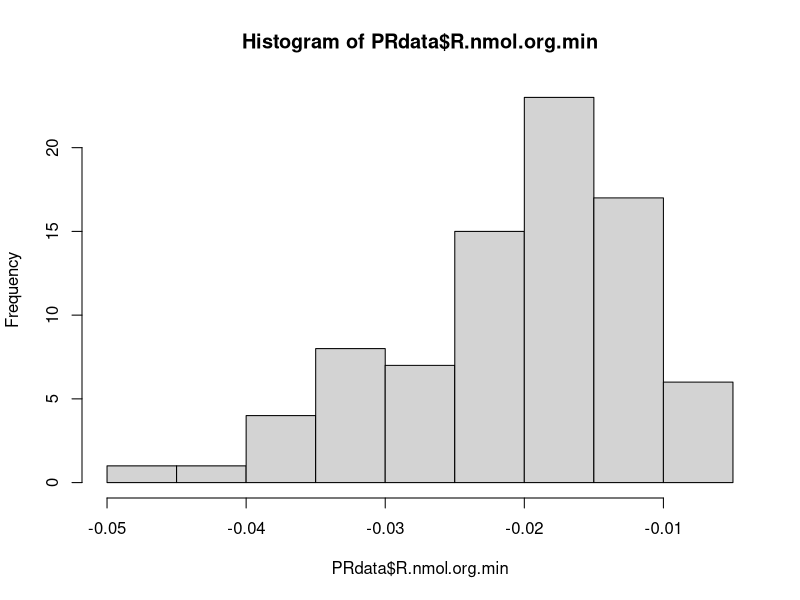
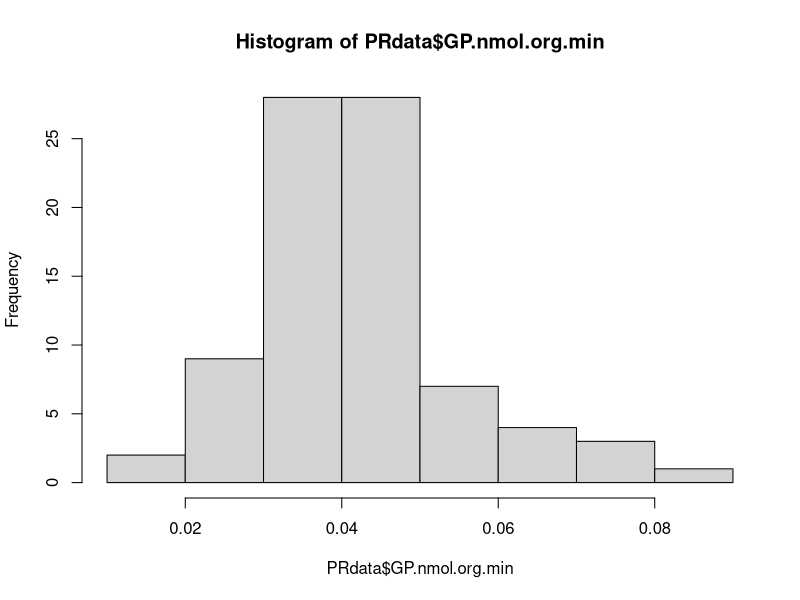
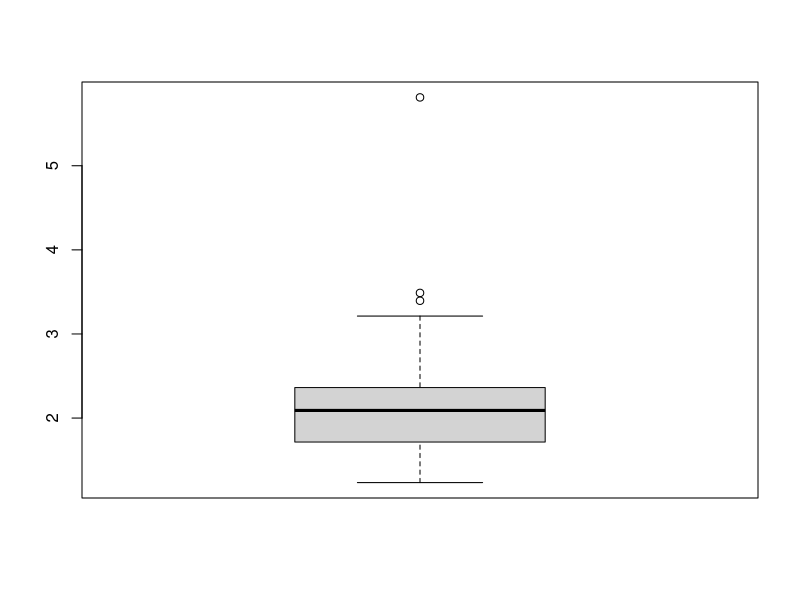
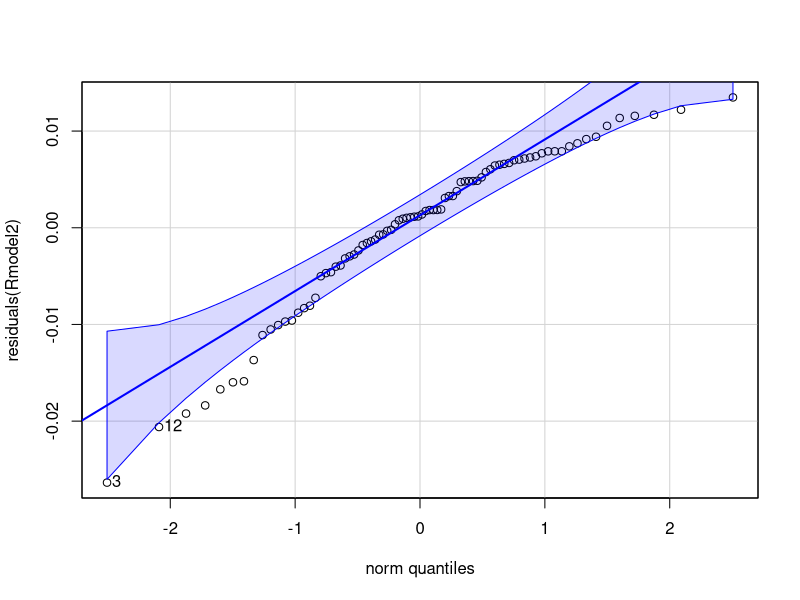
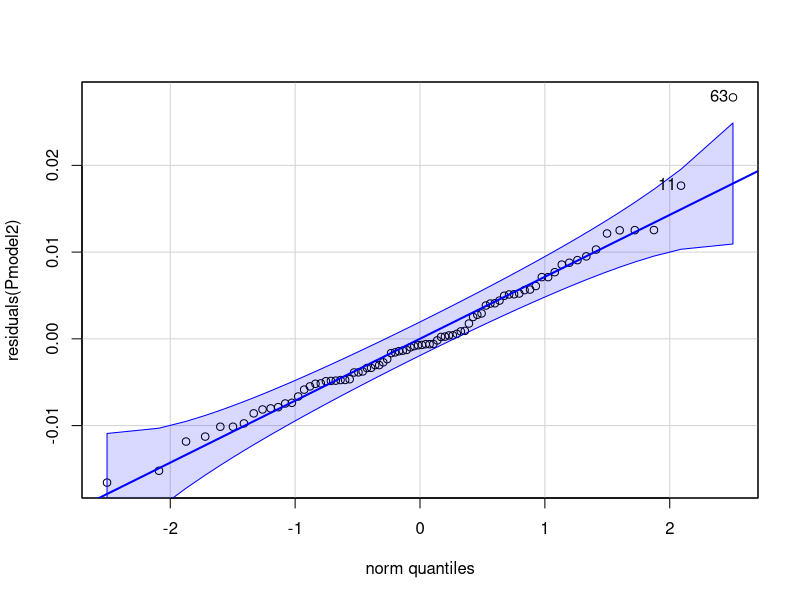
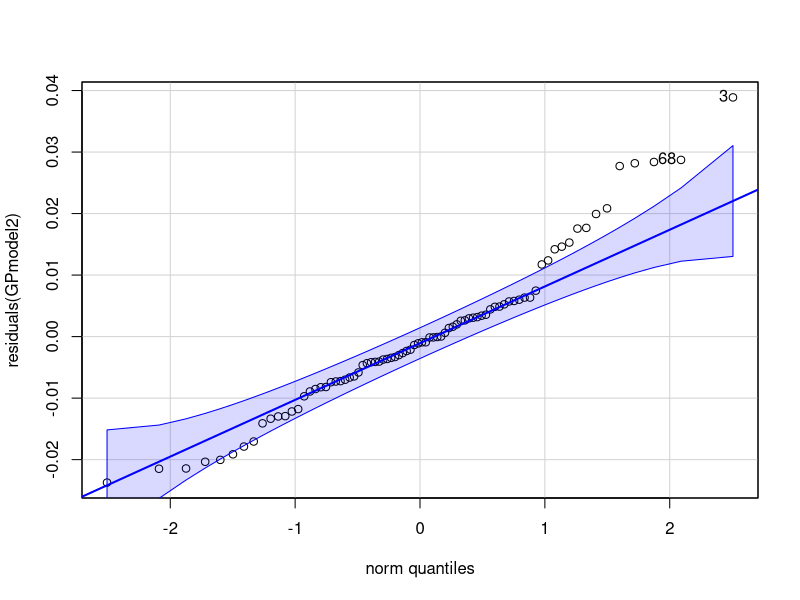
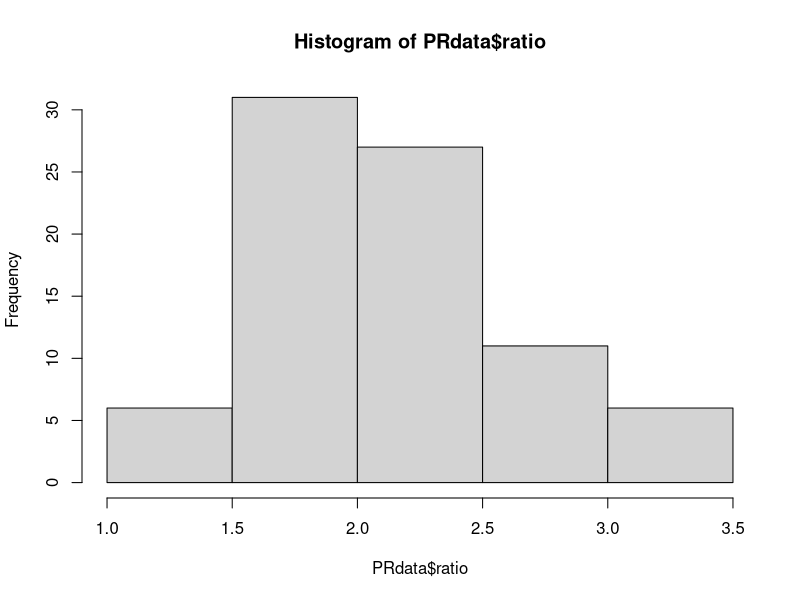
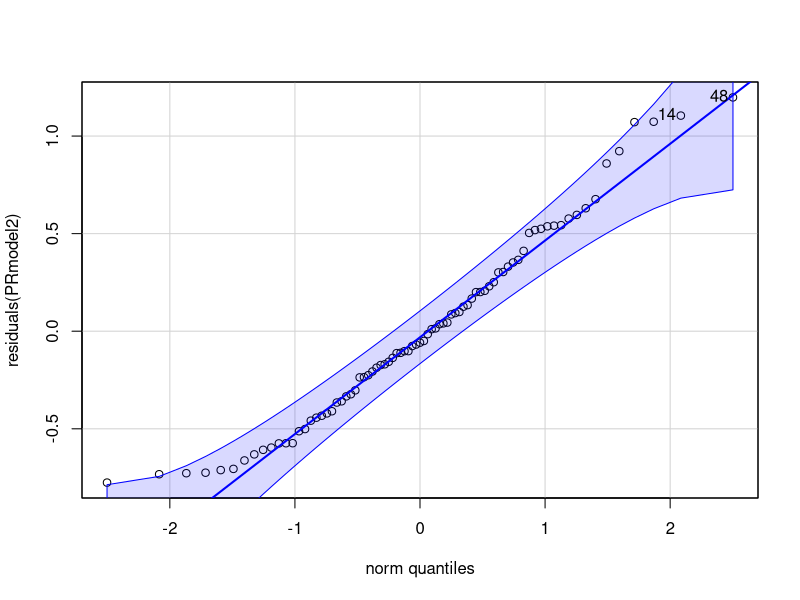

These figures' R source, in order:
## ---- chunk 1
knitr::opts_chunk$set(echo = TRUE, warning = FALSE, message = FALSE)
## ---- chunk 2
## install packages if you dont already have them in your library
if ("tidyverse" %in% rownames(installed.packages()) == 'FALSE') install.packages('tidyverse') 
if ("car" %in% rownames(installed.packages()) == 'FALSE') install.packages('car') 
if ("lme4" %in% rownames(installed.packages()) == 'FALSE') install.packages('lme4') 
if ("lmerTest" %in% rownames(installed.packages()) == 'FALSE') install.packages('lmerTest') 
if ("scales" %in% rownames(installed.packages()) == 'FALSE') install.packages('scales') 
if ("cowplot" %in% rownames(installed.packages()) == 'FALSE') install.packages('cowplot') 
if ("ggplot2" %in% rownames(installed.packages()) == 'FALSE') install.packages('ggplot2') 
if ("effects" %in% rownames(installed.packages()) == 'FALSE') install.packages('effects') 
if ("emmeans" %in% rownames(installed.packages()) == 'FALSE') install.packages('emmeans') 
if ("multcomp" %in% rownames(installed.packages()) == 'FALSE') install.packages('multcomp') 

#load packages
library("ggplot2")
library("tidyverse")
library('car')
library('lme4')
library('lmerTest')
library('scales')
library('cowplot')
library('effects')
library('emmeans')
library('multcomp')
## ---- chunk 3
PRdata<-read.csv("Mcap2021/Output/Respiration/oxygen_P_R_calc.csv") #load data
## ---- chunk 4
#remove all rows of wells that did not have samples or blanks
PRdata<-PRdata[!is.na(PRdata$Type),]

#format columns
PRdata$Temperature<-as.factor(PRdata$Temperature)
PRdata$Plate<-as.factor(PRdata$Plate)
PRdata$Run<-as.factor(PRdata$Run)
## ---- chunk 5
hist(PRdata$R.nmol.org.min)

hist(PRdata$GP.nmol.org.min)
## ---- chunk 6
PRdata<-PRdata%>%
  mutate(R.nmol.org.min=if_else(R.nmol.org.min>=0, 0, R.nmol.org.min))%>%
  mutate(GP.nmol.org.min=if_else(GP.nmol.org.min<=0, 0, GP.nmol.org.min))%>%
  mutate(P.nmol.org.min=if_else(P.nmol.org.min<=0, 0, P.nmol.org.min))
## ---- chunk 7
PRdata$ratio<-PRdata$GP.nmol.org.min/(PRdata$R.nmol.org.min*-1) #calculate ratio with positive values
boxplot(PRdata$ratio)
## ---- chunk 8
PRdata<-PRdata%>%
  mutate(ratio=if_else(ratio>4, NA, ratio))%>%
  mutate(ratio=if_else(ratio<0.1, NA, ratio))
## ---- chunk 9
Rmodel2<-PRdata%>%
  filter(!is.na(R.nmol.org.min))%>%
  
  aov(R.nmol.org.min~Treatment*Temperature, data=.)

summary(Rmodel2)
## ---- chunk 10
qqPlot(residuals(Rmodel2))

PRdata%>%
  filter(!is.na(R.nmol.org.min))%>%

  leveneTest(residuals(Rmodel2)~Treatment*Temperature, data=.)
## ---- chunk 11
Pmodel2<-PRdata%>%
  filter(!is.na(P.nmol.org.min))%>%
  
  aov(P.nmol.org.min~Treatment*Temperature, data=.)

summary(Pmodel2)
## ---- chunk 12
qqPlot(residuals(Pmodel2))

PRdata%>%
  filter(!is.na(P.nmol.org.min))%>%
  
  leveneTest(residuals(Pmodel2)~Treatment*Temperature, data=.)
## ---- chunk 13
GPmodel2<-PRdata%>%
  filter(!is.na(GP.nmol.org.min))%>%
  
  aov(GP.nmol.org.min~Treatment*Temperature, data=.)

summary(GPmodel2)
## ---- chunk 14
qqPlot(residuals(GPmodel2))

PRdata%>%
  filter(!is.na(GP.nmol.org.min))%>%
  
  leveneTest(residuals(GPmodel2)~Treatment*Temperature, data=.)
## ---- chunk 15
hist(PRdata$ratio)
## ---- chunk 16
PRmodel2<-PRdata%>%
  filter(!is.na(ratio))%>%
  
  aov(ratio~Treatment*Temperature, data=.)

summary(PRmodel2)
## ---- chunk 17
qqPlot(residuals(PRmodel2))

PRdata%>%
  filter(!is.na(ratio))%>%
  
  leveneTest(residuals(PRmodel2)~Treatment*Temperature, data=.)
## ---- chunk 18
summary<-PRdata%>%
  group_by(Temperature, Treatment)%>%
  summarise(N=length(R.nmol.org.min),
            Mean_R=mean(R.nmol.org.min*-1, na.rm=TRUE), 
            SE_R=sd(R.nmol.org.min, na.rm=TRUE)/sqrt(length(R.nmol.org.min)),
            Mean_P=mean(P.nmol.org.min, na.rm=TRUE), 
            SE_P=sd(P.nmol.org.min, na.rm=TRUE)/sqrt(length(P.nmol.org.min)),
            Mean_GP=mean(GP.nmol.org.min, na.rm=TRUE), 
            SE_GP=sd(GP.nmol.org.min, na.rm=TRUE)/sqrt(length(GP.nmol.org.min)),
            Mean_PR=mean(ratio, na.rm=TRUE), 
            SE_PR=sd(ratio, na.rm=TRUE)/sqrt(length(ratio)))

summary%>%
  write_csv(., "Mcap2021/Output/Respiration/mean_respiration.csv")
## ---- chunk 19
size<-read_csv("Mcap2021/Output/mean_size.csv")
## ---- chunk 20
PRdata$volume.mm3<-size$mean.vol.mm3[match(PRdata$Treatment, size$treatment)]

PRdata<-PRdata%>%
  mutate(R.nmol.mm3.min=R.nmol.org.min/volume.mm3)%>%
  mutate(P.nmol.mm3.min=P.nmol.org.min/volume.mm3)%>%
  mutate(GP.nmol.mm3.min=GP.nmol.org.min/volume.mm3)%>%
  mutate(ratio.size=GP.nmol.mm3.min/(R.nmol.mm3.min*-1))
## ---- chunk 21
PRdata<-PRdata%>%
  mutate(ratio.size=if_else(ratio.size>4, NA, ratio.size))%>%
  mutate(ratio.size=if_else(ratio.size<0.1, NA, ratio.size))
## ---- chunk 22
Rmodel2<-PRdata%>%
  filter(!is.na(R.nmol.mm3.min))%>%
  aov(R.nmol.mm3.min~Treatment*Temperature, data=.)

summary(Rmodel2)
## ---- chunk 23
PRdata%>%
  group_by(Treatment)%>%
  summarise(mean(R.nmol.mm3.min*-1, na.rm=TRUE))%>%
  rename(mean=`mean(R.nmol.mm3.min * -1, na.rm = TRUE)`)%>%
  pivot_wider(names_from=Treatment, values_from=mean)%>%
  mutate(perc_difference=((High-Ambient)/Ambient)*100)
## ---- chunk 24
qqPlot(residuals(Rmodel2))
leveneTest(residuals(Rmodel2)~Treatment*Temperature, data=PRdata)
## ---- chunk 25
Pmodel2<-aov(P.nmol.mm3.min~Treatment*Temperature, data=PRdata)
summary(Pmodel2)
## ---- chunk 26
qqPlot(residuals(Pmodel2))
leveneTest(residuals(Pmodel2)~Treatment*Temperature, data=PRdata)
## ---- chunk 27
GPmodel2<-aov(GP.nmol.mm3.min~Treatment*Temperature, data=PRdata)
summary(GPmodel2)
## ---- chunk 28
qqPlot(residuals(GPmodel2))
leveneTest(residuals(GPmodel2)~Treatment*Temperature, data=PRdata)
## ---- chunk 29
PRmodel2<-PRdata%>%
  filter(!is.na(ratio.size))%>%
  
  aov(ratio.size~Treatment*Temperature, data=.)

summary(PRmodel2)
## ---- chunk 30
qqPlot(residuals(PRmodel2))

PRdata%>%
  filter(!is.na(ratio.size))%>%
  leveneTest(residuals(PRmodel2)~Treatment*Temperature, data=.)
## ---- chunk 31
summary<-PRdata%>%
  group_by(Temperature, Treatment)%>%
  summarise(N=length(R.nmol.org.min),
            Mean_R=mean(R.nmol.org.min*-1, na.rm=TRUE), 
            SE_R=sd(R.nmol.org.min, na.rm=TRUE)/sqrt(length(R.nmol.org.min)),
            Mean_P=mean(P.nmol.org.min, na.rm=TRUE), 
            SE_P=sd(P.nmol.org.min, na.rm=TRUE)/sqrt(length(P.nmol.org.min)),
            Mean_GP=mean(GP.nmol.org.min, na.rm=TRUE), 
            SE_GP=sd(GP.nmol.org.min, na.rm=TRUE)/sqrt(length(GP.nmol.org.min)),
            Mean_PR=mean(ratio, na.rm=TRUE), 
            SE_PR=sd(ratio, na.rm=TRUE)/sqrt(length(ratio)))

summary%>%
  write_csv(., "Mcap2021/Output/Respiration/mean_respiration.csv")
## ---- chunk 32
r_plot<-PRdata %>%
    group_by(Treatment, Temperature)%>%
    dplyr::summarise(mean=mean(R.nmol.org.min), sd=sd(R.nmol.org.min), N=length(R.nmol.org.min), se=sd/sqrt(N))%>%
    ggplot(., aes(x = as.factor(Temperature), y = mean*-1, group=interaction(Treatment, Temperature))) +
    #geom_hline(yintercept=0, linetype="dashed", color="black", size=0.75)+
    geom_line(position=position_dodge(0.2), size=1.3, aes(color=Treatment, group=Treatment)) +
    geom_point(aes(fill=Treatment, group=interaction(Treatment, Temperature)), pch = 21, size=6, position = position_dodge(0.2)) + 
    geom_errorbar(aes(ymin=(mean*-1)-se, ymax=(mean*-1)+se, group=interaction(Treatment, Temperature)), width=0, linetype="solid", position=position_dodge(0.2), size=1.3, color="black")+
    xlab("Temperature") + 
    scale_fill_manual(name="Rearing Treatment", values=c("blue","red"))+
    scale_color_manual(name="Rearing Treatment", values=c("blue","red"))+
    ylab(expression(bold(paste("R (nmol ", O[2], " larva"^-1, "min"^-1, ")")))) +
    #scale_y_continuous(limits=c(0.5, -0.005), labels = scales::number_format(accuracy = 0.01, decimal.mark = '.'))+
    ylim(0, 0.05)+
    geom_text(x=1.5, y=0.007, label="Treatment p=0.782", color="darkgray", size=6)+
    geom_text(x=1.5, y=0.01, label="Temperature p=0.129", color="darkgray", size=6)+
    geom_text(x=1.5, y=0.004, label="Interaction p=0.614", color="darkgray", size=6)+
    theme_classic() + 
    theme(
      legend.position="none",
      axis.title=element_text(face="bold", size=16),
      axis.text=element_text(size=12, color="black"), 
      legend.title=element_text(face="bold", size=14), 
      legend.text=element_text(size=12)
      ); r_plot

## ---- chunk 33
r_plot_2<-PRdata %>%
    group_by(Treatment, Temperature)%>%
    ggplot(., aes(x = as.factor(Temperature), y = (-1*R.nmol.org.min), group=interaction(Treatment, Temperature))) +
    #geom_hline(yintercept=0, linetype="dashed", color="black", size=0.75)+
    geom_boxplot(aes(color=Treatment, group=interaction(Treatment, Temperature)), outlier.size = 0, position = position_dodge(0.85), lwd=1) +
    geom_point(aes(fill=Treatment, group=interaction(Treatment, Temperature)), pch = 21, size=4, position = position_jitterdodge(0.3)) + 
    xlab("Temperature") + 
    scale_fill_manual(name="Rearing Treatment", values=c("blue","red"))+
    scale_color_manual(name="Rearing Treatment", values=c("blue","red"))+
    ylab(expression(bold(paste("R (nmol ", O[2], " larva"^-1, "min"^-1, ")")))) +
  
  #geom_label(aes(label=paste(Run, Chamber.ID)), position=position_dodge(0.3))+
  
    #scale_y_continuous(limits=c(-0.03, 0.005), labels = scales::number_format(accuracy = 0.01, decimal.mark = '.'))+
    theme_classic() + 
    theme(
      legend.position="none",
      axis.title=element_text(face="bold", size=16),
      axis.text=element_text(size=12, color="black"), 
      legend.title=element_text(face="bold", size=14), 
      legend.text=element_text(size=12)
      ); r_plot_2
## ---- chunk 34
p_plot<-PRdata %>%
    dplyr::group_by(Treatment, Temperature)%>%
    dplyr::summarise(mean=mean(P.nmol.org.min), sd=sd(P.nmol.org.min), N=length(P.nmol.org.min), se=sd/sqrt(N))%>%
    ggplot(., aes(x = as.factor(Temperature), y = mean, group=interaction(Treatment, Temperature))) +
    #geom_hline(yintercept=0, linetype="dashed", color="black", size=0.75)+
    geom_line(position=position_dodge(0.2), size=1.3, aes(color=Treatment, group=Treatment)) +
    geom_point(aes(fill=Treatment, group=interaction(Treatment, Temperature)), pch = 21, size=6, position = position_dodge(0.2)) + 
    geom_errorbar(aes(ymin=mean-se, ymax=mean+se, group=interaction(Treatment, Temperature)), width=0, linetype="solid", position=position_dodge(0.2), size=1.3, color="black")+
    xlab("Temperature") + 
    scale_fill_manual(name="Rearing Treatment", values=c("blue","red"))+
    scale_color_manual(name="Rearing Treatment", values=c("blue","red"))+
    ylab(expression(bold(paste("Net P (nmol ", O[2], " larva"^-1, "min"^-1, ")")))) +
    geom_text(x=1.5, y=0.007, label="Treatment p=0.097", color="darkgray", size=6)+
    geom_text(x=1.5, y=0.01, label="Temperature p=0.339", color="darkgray", size=6)+
    geom_text(x=1.5, y=0.004, label="Interaction p=0.678", color="darkgray", size=6)+
    ylim(0, 0.05) +
    theme_classic() + 
    theme(
      legend.position="none",
      axis.title=element_text(face="bold", size=16),
      axis.text=element_text(size=12, color="black"), 
      legend.title=element_text(face="bold", size=14), 
      legend.text=element_text(size=12)
      ); p_plot

## ---- chunk 35
p_plot_2<-PRdata %>%
    group_by(Treatment, Temperature)%>%
    ggplot(., aes(x = as.factor(Temperature), y = P.nmol.org.min, group=interaction(Treatment, Temperature))) +
    #geom_hline(yintercept=0, linetype="dashed", color="black", size=0.75)+
    geom_boxplot(aes(color=Treatment, group=interaction(Treatment, Temperature)), outlier.size = 0, position = position_dodge(0.85), lwd=1) +
    geom_point(aes(fill=Treatment, group=interaction(Treatment, Temperature)), pch = 21, size=4, position = position_jitterdodge(0.3)) + 
    xlab("Temperature") + 
    scale_fill_manual(name="Rearing Treatment", values=c("blue","red"))+
    scale_color_manual(name="Rearing Treatment", values=c("blue","red"))+
    ylab(expression(bold(paste("Net P (nmol ", O[2], " larva"^-1, "min"^-1, ")")))) +
    #scale_y_continuous(limits=c(-0.03, 0.005), labels = scales::number_format(accuracy = 0.01, decimal.mark = '.'))+
    theme_classic() + 
    theme(
      legend.position="none",
      axis.title=element_text(face="bold", size=16),
      axis.text=element_text(size=12, color="black"), 
      legend.title=element_text(face="bold", size=14), 
      legend.text=element_text(size=12)
      ); p_plot_2
## ---- chunk 36
gp_plot<-PRdata %>%
    dplyr::group_by(Treatment, Temperature)%>%
    dplyr::summarise(mean=mean(GP.nmol.org.min), sd=sd(GP.nmol.org.min), N=length(GP.nmol.org.min), se=sd/sqrt(N))%>%
    ggplot(., aes(x = as.factor(Temperature), y = mean, group=interaction(Treatment, Temperature))) +
    #geom_hline(yintercept=0, linetype="dashed", color="black", size=0.75)+
    geom_line(position=position_dodge(0.2), size=1.3, aes(color=Treatment, group=Treatment)) +
    geom_point(aes(fill=Treatment, group=interaction(Treatment, Temperature)), pch = 21, size=6, position = position_dodge(0.2)) + 
    geom_errorbar(aes(ymin=mean-se, ymax=mean+se, group=interaction(Treatment, Temperature)), width=0, linetype="solid", position=position_dodge(0.2), size=1.3, color="black")+
    xlab("Temperature") + 
    scale_fill_manual(name="Rearing Treatment", values=c("blue","red"))+
    scale_color_manual(name="Rearing Treatment", values=c("blue","red"))+
    ylab(expression(bold(paste("Gross P (nmol ", O[2], " larva"^-1, "min"^-1, ")")))) +
    ylim(0, 0.05) +
    geom_text(x=1.5, y=0.007, label="Treatment p=0.348", color="darkgray", size=6)+
    geom_text(x=1.5, y=0.01, label="Temperature p=0.093", color="darkgray", size=6)+
    geom_text(x=1.5, y=0.004, label="Interaction p=0.479", color="darkgray", size=6)+
    theme_classic() + 
    theme(
      legend.position="none",
      axis.title=element_text(face="bold", size=16),
      axis.text=element_text(size=12, color="black"), 
      legend.title=element_text(face="bold", size=14), 
      legend.text=element_text(size=12)
      ); gp_plot

## ---- chunk 37

gp_plot_2<-PRdata %>%
    group_by(Treatment, Temperature)%>%
    ggplot(., aes(x = as.factor(Temperature), y = GP.nmol.org.min, group=interaction(Treatment, Temperature))) +
    #geom_hline(yintercept=0, linetype="dashed", color="black", size=0.75)+
    geom_boxplot(aes(color=Treatment, group=interaction(Treatment, Temperature)), outlier.size = 0, position = position_dodge(0.85), lwd=1) +
    geom_point(aes(fill=Treatment, group=interaction(Treatment, Temperature)), pch = 21, size=4, position = position_jitterdodge(0.3)) + 
    xlab("Temperature") + 
    scale_fill_manual(name="Rearing Treatment", values=c("blue","red"))+
    scale_color_manual(name="Rearing Treatment", values=c("blue","red"))+
    ylab(expression(bold(paste("Gross P (nmol ", O[2], " larva"^-1, "min"^-1, ")")))) +
    #scale_y_continuous(limits=c(-0.03, 0.005), labels = scales::number_format(accuracy = 0.01, decimal.mark = '.'))+
    theme_classic() + 
    theme(
      legend.position="none",
      axis.title=element_text(face="bold", size=16),
      axis.text=element_text(size=12, color="black"), 
      legend.title=element_text(face="bold", size=14), 
      legend.text=element_text(size=12)
      ); gp_plot_2
## ---- chunk 38
pr_plot<-PRdata %>%
  
    dplyr::group_by(Treatment, Temperature)%>%
    dplyr::summarise(mean=mean(ratio, na.rm=TRUE), sd=sd(ratio, na.rm=TRUE), N=length(ratio), se=sd/sqrt(N))%>%
    ggplot(., aes(x = as.factor(Temperature), y = mean, group=interaction(Treatment, Temperature))) +
    #geom_hline(yintercept=1, linetype="dashed", color="black", size=0.75)+
    geom_line(position=position_dodge(0.2), size=1.3, aes(color=Treatment, group=Treatment)) +
    geom_point(aes(fill=Treatment, group=interaction(Treatment, Temperature)), pch = 21, size=6, position = position_dodge(0.2)) + 
    geom_errorbar(aes(ymin=mean-se, ymax=mean+se, group=interaction(Treatment, Temperature)), width=0, linetype="solid", position=position_dodge(0.2), size=1.3, color="black")+
    xlab("Temperature") + 
    scale_fill_manual(name="Rearing Treatment", values=c("blue","red"))+
    scale_color_manual(name="Rearing Treatment", values=c("blue","red"))+
    ylab(expression(bold(paste("P:R")))) +
    #scale_y_continuous(limits=c(0.8, 3), labels = scales::number_format(accuracy = 0.01, decimal.mark = '.'))+
    ylim(1, 3) +
    geom_text(x=1.5, y=1.28, label="Treatment p=0.054", color="darkgray", size=6)+
    geom_text(x=1.5, y=1.4, label="Temperature p=0.484", color="darkgray", size=6)+
    geom_text(x=1.5, y=1.15, label="Interaction p=0.926", color="darkgray", size=6)+
    theme_classic() + 
    theme(
      legend.position="right",
      axis.title=element_text(face="bold", size=16),
      axis.text=element_text(size=12, color="black"), 
      legend.title=element_text(face="bold", size=14), 
      legend.text=element_text(size=14)
      ); pr_plot

## ---- chunk 39

pr_plot_2<-PRdata %>%

    group_by(Treatment, Temperature)%>%
    ggplot(., aes(x = as.factor(Temperature), y = ratio, group=interaction(Treatment, Temperature))) +
    #geom_hline(yintercept=0, linetype="dashed", color="black", size=0.75)+
    geom_boxplot(aes(color=Treatment, group=interaction(Treatment, Temperature)), outlier.size = 0, position = position_dodge(0.85), lwd=1) +
    geom_point(aes(fill=Treatment, group=interaction(Treatment, Temperature)), pch = 21, size=4, position = position_jitterdodge(0.3)) + 
    xlab("Temperature") + 
    scale_fill_manual(name="Rearing Treatment", values=c("blue","red"))+
    scale_color_manual(name="Rearing Treatment", values=c("blue","red"))+
    ylab(expression(bold(paste("P:R")))) +
    #scale_y_continuous(limits=c(-0.03, 0.005), labels = scales::number_format(accuracy = 0.01, decimal.mark = '.'))+
    theme_classic() + 
    theme(
      legend.position="right",
      axis.title=element_text(face="bold", size=16),
      axis.text=element_text(size=12, color="black"), 
      legend.title=element_text(face="bold", size=14), 
      legend.text=element_text(size=12)
      ); pr_plot_2

## ---- chunk 40
full_fig<-plot_grid(r_plot, p_plot, gp_plot, pr_plot, ncol=4, nrow=1, rel_heights= c(1,1,1,1), rel_widths = c(1,1,1,1.4), label_y=1, align="h", labels=c("A", "B", "C", "D"), label_size=18)

ggsave(filename="Mcap2021/Figures/Respiration/respirometry_fig.png", plot=full_fig, dpi=500, width=18, height=6, units="in")
## ---- chunk 41
r_plot_size<-PRdata %>%
    group_by(Treatment, Temperature)%>%
    dplyr::summarise(mean=mean(R.nmol.mm3.min, na.rm=TRUE), sd=sd(R.nmol.mm3.min, na.rm=TRUE), N=length(R.nmol.mm3.min), se=sd/sqrt(N))%>%
    ggplot(., aes(x = as.factor(Temperature), y = (-1*mean), group=interaction(Treatment, Temperature))) +
    #geom_hline(yintercept=0, linetype="dashed", color="black", size=0.75)+
    geom_line(position=position_dodge(0.2), size=1.3, aes(color=Treatment, group=Treatment)) +
    geom_point(aes(fill=Treatment, group=interaction(Treatment, Temperature)), pch = 21, size=6, position = position_dodge(0.2)) + 
    geom_errorbar(aes(ymin=(-1*mean)-se, ymax=(-1*mean)+se, group=interaction(Treatment, Temperature)), width=0, linetype="solid", position=position_dodge(0.2), size=1.3, color="black")+
    xlab("Temperature") + 
    scale_fill_manual(name="Rearing Treatment", values=c("blue","red"))+
    scale_color_manual(name="Rearing Treatment", values=c("blue","red"))+
    ylab(expression(bold(paste("R (nmol ", O[2], " mm"^-3, "min"^-1, ")")))) +
    #scale_y_continuous(limits=c(0.5, -0.005), labels = scales::number_format(accuracy = 0.01, decimal.mark = '.'))+
    ylim(0, 0.95)+
    geom_text(x=1.5, y=0.10, label="Treatment p=0.034", color="black", size=6)+
    geom_text(x=1.5, y=0.05, label="Temperature p=0.120", color="darkgray", size=6)+
    geom_text(x=1.5, y=0.00, label="Interaction p=0.519", color="darkgray", size=6)+
    theme_classic() + 
    theme(
      legend.position="none",
      axis.title=element_text(face="bold", size=16),
      axis.text=element_text(size=12, color="black"), 
      legend.title=element_text(face="bold", size=14), 
      legend.text=element_text(size=12)
      ); r_plot_size

## ---- chunk 42
r_plot_size_2<-PRdata %>%
    group_by(Treatment, Temperature)%>%
    ggplot(., aes(x = as.factor(Temperature), y = abs(R.nmol.mm3.min), group=interaction(Treatment, Temperature))) +
    #geom_hline(yintercept=0, linetype="dashed", color="black", size=0.75)+
    geom_boxplot(aes(color=Treatment, group=interaction(Treatment, Temperature)), outlier.size = 0, position = position_dodge(0.85), lwd=1) +
    geom_point(aes(fill=Treatment, group=interaction(Treatment, Temperature)), pch = 21, size=4, position = position_jitterdodge(0.3)) + 
    xlab("Temperature") + 
    scale_fill_manual(name="Rearing Treatment", values=c("blue","red"))+
    scale_color_manual(name="Rearing Treatment", values=c("blue","red"))+
    ylab(expression(bold(paste("R (nmol ", O[2], " mm"^-3, "min"^-1, ")")))) +
    #scale_y_continuous(limits=c(-0.03, 0.005), labels = scales::number_format(accuracy = 0.01, decimal.mark = '.'))+
    #geom_label(aes(label=paste(Run, Chamber.ID)), position=position_dodge(0.3))+
    theme_classic() + 
    theme(
      legend.position="none",
      axis.title=element_text(face="bold", size=16),
      axis.text=element_text(size=12, color="black"), 
      legend.title=element_text(face="bold", size=14), 
      legend.text=element_text(size=12)
      ); r_plot_size_2
## ---- chunk 43
p_plot_size<-PRdata %>%
    dplyr::group_by(Treatment, Temperature)%>%
    dplyr::summarise(mean=mean(P.nmol.mm3.min), sd=sd(P.nmol.mm3.min), N=length(P.nmol.mm3.min), se=sd/sqrt(N))%>%
    ggplot(., aes(x = as.factor(Temperature), y = mean, group=interaction(Treatment, Temperature))) +
    #geom_hline(yintercept=0, linetype="dashed", color="black", size=0.75)+
    geom_line(position=position_dodge(0.2), size=1.3, aes(color=Treatment, group=Treatment)) +
    geom_point(aes(fill=Treatment, group=interaction(Treatment, Temperature)), pch = 21, size=6, position = position_dodge(0.2)) + 
    geom_errorbar(aes(ymin=mean-se, ymax=mean+se, group=interaction(Treatment, Temperature)), width=0, linetype="solid", position=position_dodge(0.2), size=1.3, color="black")+
    xlab("Temperature") + 
    scale_fill_manual(name="Rearing Treatment", values=c("blue","red"))+
    scale_color_manual(name="Rearing Treatment", values=c("blue","red"))+
    ylab(expression(bold(paste("Net P (nmol ", O[2], " mm"^-3, "min"^-1, ")")))) +
    geom_text(x=1.5, y=0.10, label="Treatment p=0.620", color="darkgray", size=6)+
    geom_text(x=1.5, y=0.05, label="Temperature p=0.334", color="darkgray", size=6)+
    geom_text(x=1.5, y=0.00, label="Interaction p=0.625", color="darkgray", size=6)+
    ylim(0, 0.95) +
    theme_classic() + 
    theme(
      legend.position="none",
      axis.title=element_text(face="bold", size=16),
      axis.text=element_text(size=12, color="black"), 
      legend.title=element_text(face="bold", size=14), 
      legend.text=element_text(size=12)
      ); p_plot_size

## ---- chunk 44
p_plot_size_2<-PRdata %>%
    group_by(Treatment, Temperature)%>%
    ggplot(., aes(x = as.factor(Temperature), y = P.nmol.mm3.min, group=interaction(Treatment, Temperature))) +
    #geom_hline(yintercept=0, linetype="dashed", color="black", size=0.75)+
    geom_boxplot(aes(color=Treatment, group=interaction(Treatment, Temperature)), outlier.size = 0, position = position_dodge(0.85), lwd=1) +
    geom_point(aes(fill=Treatment, group=interaction(Treatment, Temperature)), pch = 21, size=4, position = position_jitterdodge(0.3)) + 
    xlab("Temperature") + 
    scale_fill_manual(name="Rearing Treatment", values=c("blue","red"))+
    scale_color_manual(name="Rearing Treatment", values=c("blue","red"))+
    ylab(expression(bold(paste("Net P (nmol ", O[2], " mm"^-3, "min"^-1, ")")))) +
    #scale_y_continuous(limits=c(-0.03, 0.005), labels = scales::number_format(accuracy = 0.01, decimal.mark = '.'))+
    theme_classic() + 
    theme(
      legend.position="none",
      axis.title=element_text(face="bold", size=16),
      axis.text=element_text(size=12, color="black"), 
      legend.title=element_text(face="bold", size=14), 
      legend.text=element_text(size=12)
      ); p_plot_size_2
## ---- chunk 45
gp_size_plot<-PRdata %>%
    dplyr::group_by(Treatment, Temperature)%>%
    dplyr::summarise(mean=mean(GP.nmol.mm3.min), sd=sd(GP.nmol.mm3.min), N=length(GP.nmol.mm3.min), se=sd/sqrt(N))%>%
    ggplot(., aes(x = as.factor(Temperature), y = mean, group=interaction(Treatment, Temperature))) +
    #geom_hline(yintercept=0, linetype="dashed", color="black", size=0.75)+
    geom_line(position=position_dodge(0.2), size=1.3, aes(color=Treatment, group=Treatment)) +
    geom_point(aes(fill=Treatment, group=interaction(Treatment, Temperature)), pch = 21, size=6, position = position_dodge(0.2)) + 
    geom_errorbar(aes(ymin=mean-se, ymax=mean+se, group=interaction(Treatment, Temperature)), width=0, linetype="solid", position=position_dodge(0.2), size=1.3, color="black")+
    xlab("Temperature") + 
    scale_fill_manual(name="Rearing Treatment", values=c("blue","red"))+
    scale_color_manual(name="Rearing Treatment", values=c("blue","red"))+
    ylab(expression(bold(paste("Gross P (nmol ", O[2], " mm"^-3, "min"^-1, ")")))) +
    ylim(0, 2) +
    geom_text(x=1.5, y=0.24, label="Treatment p=0.133", color="darkgray", size=6)+
    geom_text(x=1.5, y=0.12, label="Temperature p=0.089", color="darkgray", size=6)+
    geom_text(x=1.5, y=0.0, label="Interaction p=0.398", color="darkgray", size=6)+
    theme_classic() + 
    theme(
      legend.position="none",
      axis.title=element_text(face="bold", size=16),
      axis.text=element_text(size=12, color="black"), 
      legend.title=element_text(face="bold", size=14), 
      legend.text=element_text(size=12)
      ); gp_size_plot

## ---- chunk 46
gp_plot_size_2<-PRdata %>%
    group_by(Treatment, Temperature)%>%
    ggplot(., aes(x = as.factor(Temperature), y = GP.nmol.mm3.min, group=interaction(Treatment, Temperature))) +
    #geom_hline(yintercept=0, linetype="dashed", color="black", size=0.75)+
    geom_boxplot(aes(color=Treatment, group=interaction(Treatment, Temperature)), outlier.size = 0, position = position_dodge(0.85), lwd=1) +
    geom_point(aes(fill=Treatment, group=interaction(Treatment, Temperature)), pch = 21, size=4, position = position_jitterdodge(0.3)) + 
    xlab("Temperature") + 
    scale_fill_manual(name="Rearing Treatment", values=c("blue","red"))+
    scale_color_manual(name="Rearing Treatment", values=c("blue","red"))+
    ylab(expression(bold(paste("Gross P (nmol ", O[2], " mm"^-3, "min"^-1, ")")))) +
    #scale_y_continuous(limits=c(-0.03, 0.005), labels = scales::number_format(accuracy = 0.01, decimal.mark = '.'))+
    theme_classic() + 
    theme(
      legend.position="none",
      axis.title=element_text(face="bold", size=16),
      axis.text=element_text(size=12, color="black"), 
      legend.title=element_text(face="bold", size=14), 
      legend.text=element_text(size=12)
      ); gp_plot_size_2
## ---- chunk 47
pr_size_plot<-PRdata %>%

    dplyr::group_by(Treatment, Temperature)%>%
    dplyr::summarise(mean=mean(ratio.size, na.rm=TRUE), sd=sd(ratio.size, na.rm=TRUE), N=length(ratio.size), se=sd/sqrt(N))%>%
    ggplot(., aes(x = as.factor(Temperature), y = mean, group=interaction(Treatment, Temperature))) +
    #geom_hline(yintercept=1, linetype="dashed", color="black", size=0.75)+
    geom_line(position=position_dodge(0.2), size=1.3, aes(color=Treatment, group=Treatment)) +
    geom_point(aes(fill=Treatment, group=interaction(Treatment, Temperature)), pch = 21, size=6, position = position_dodge(0.2)) + 
    geom_errorbar(aes(ymin=mean-se, ymax=mean+se, group=interaction(Treatment, Temperature)), width=0, linetype="solid", position=position_dodge(0.2), size=1.3, color="black")+
    xlab("Temperature") + 
    scale_fill_manual(name="Rearing Treatment", values=c("blue","red"))+
    scale_color_manual(name="Rearing Treatment", values=c("blue","red"))+
    ylab(expression(bold(paste("P:R")))) +
    #scale_y_continuous(limits=c(0.8, 3), labels = scales::number_format(accuracy = 0.01, decimal.mark = '.'))+
    ylim(1, 2.8) +
    geom_text(x=1.5, y=1.2, label="Treatment p=0.054", color="darkgray", size=6)+
    geom_text(x=1.5, y=1.1, label="Temperature p=0.484", color="darkgray", size=6)+
    geom_text(x=1.5, y=1, label="Interaction p=0.926", color="darkgray", size=6)+
    theme_classic() + 
    theme(
      legend.position="right",
      axis.title=element_text(face="bold", size=16),
      axis.text=element_text(size=12, color="black"), 
      legend.title=element_text(face="bold", size=14), 
      legend.text=element_text(size=14)
      ); pr_size_plot

## ---- chunk 48
pr_plot_size_2<-PRdata %>%

    group_by(Treatment, Temperature)%>%
    ggplot(., aes(x = as.factor(Temperature), y = ratio.size, group=interaction(Treatment, Temperature))) +
    #geom_hline(yintercept=0, linetype="dashed", color="black", size=0.75)+
    geom_boxplot(aes(color=Treatment, group=interaction(Treatment, Temperature)), outlier.size = 0, position = position_dodge(0.85), lwd=1) +
    geom_point(aes(fill=Treatment, group=interaction(Treatment, Temperature)), pch = 21, size=4, position = position_jitterdodge(0.3)) + 
    xlab("Temperature") + 
    scale_fill_manual(name="Rearing Treatment", values=c("blue","red"))+
    scale_color_manual(name="Rearing Treatment", values=c("blue","red"))+
    ylab(expression(bold(paste("P:R")))) +
    #scale_y_continuous(limits=c(-0.03, 0.005), labels = scales::number_format(accuracy = 0.01, decimal.mark = '.'))+
    theme_classic() + 
    theme(
      legend.position="right",
      axis.title=element_text(face="bold", size=16),
      axis.text=element_text(size=12, color="black"), 
      legend.title=element_text(face="bold", size=14), 
      legend.text=element_text(size=12)
      ); pr_plot_size_2
## ---- chunk 49
full_fig_size<-plot_grid(r_plot_size, p_plot_size, gp_size_plot, pr_size_plot, ncol=4, nrow=1, rel_heights= c(1,1,1,1), rel_widths = c(1,1,1,1.4), label_y=1, align="h", labels=c("A", "B", "C", "D"), label_size=18)

ggsave(filename="Mcap2021/Figures/Respiration/respirometry_size_fig.png", plot=full_fig_size, dpi=500, width=18, height=6, units="in")
